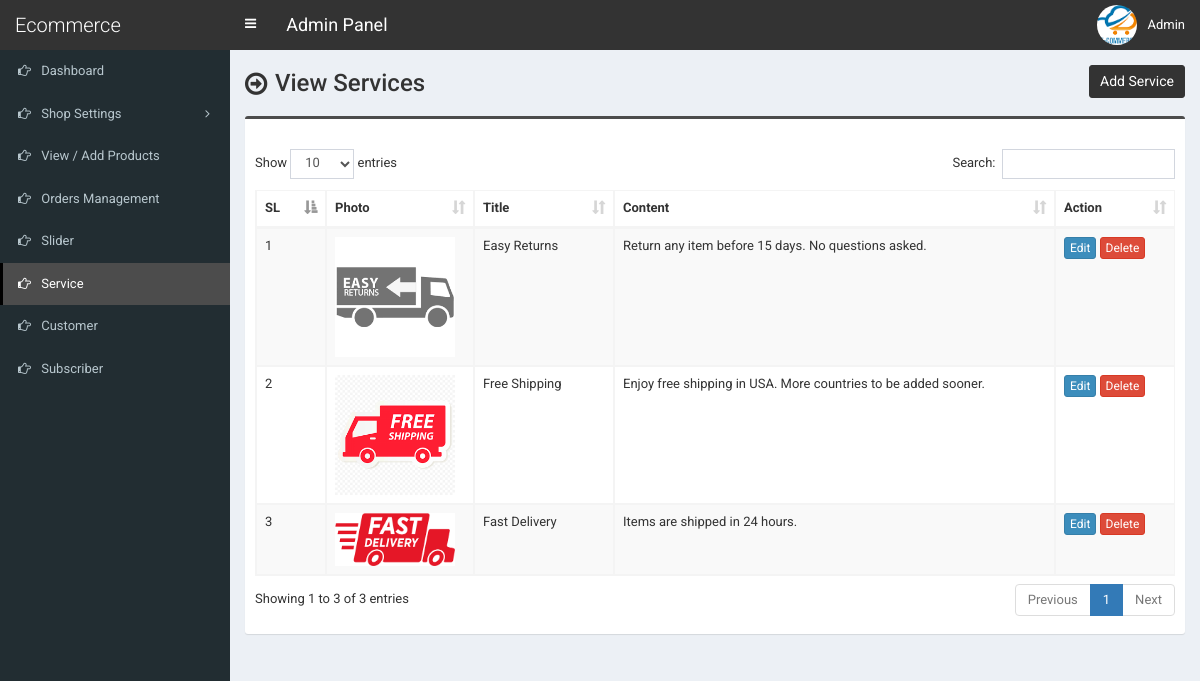
Screenshot of /admin/service.php (signed in) with the database file from the repository.
### tables this page shows
CREATE TABLE `tbl_service` (
  `id` int(11) NOT NULL,
  `title` varchar(255) NOT NULL,
  `content` text NOT NULL,
  `photo` varchar(255) NOT NULL
);

### admin/service.php (the view, shortened to what this page needs)
<?php require_once('header.php'); ?>
<section class="content-header">
	<div class="content-header-left">
		<h1>View Services</h1>
	</div>
	<div class="content-header-right">
		<a href="service-add.php" class="btn btn-primary btn-sm">Add Service</a>
	</div>
</section>
<section class="content">
	<div class="row">
		<div class="col-md-12">
			<div class="box box-info">
				<div class="box-body table-responsive">
					<table id="example1" class="table table-bordered table-striped">
						<thead>
							<tr>
								<th width="30">SL</th>
								<th>Photo</th>
								<th width="100">Title</th>
								<th>Content</th>
								<th width="80">Action</th>
							</tr>
						</thead>
						<tbody>
							<?php
							$i=0;
							$statement = $pdo->prepare("SELECT * FROM tbl_service");
							$statement->execute();
							$result = $statement->fetchAll(PDO::FETCH_ASSOC);
							foreach ($result as $row) {
								$i++;
								?>
								<tr>
									<td><?php echo $i; ?></td>
									<td style="width:130px;"><img src="../assets/uploads/<?php echo $row['photo']; ?>" alt="<?php echo $row['title']; ?>" style="width:120px;"></td>
									<td><?php echo $row['title']; ?></td>
									<td><?php echo $row['content']; ?></td>
									<td>
										<a href="service-edit.php?id=<?php echo $row['id']; ?>" class="btn btn-primary btn-xs">Edit</a>
										<a href="#" class="btn btn-danger btn-xs" data-href="service-delete.php?id=<?php echo $row['id']; ?>" data-toggle="modal" data-target="#confirm-delete">Delete</a>
									</td>
								</tr>
								<?php
							}
							?>
						</tbody>
					</table>
				</div>
			</div>
		</div>
	</div>
</section>
<?php require_once('footer.php'); ?>

### admin/style.css (style rules this page uses)
body { font-size: 13px; font-family: 'Roboto', sans-serif; }
.content-header>h1, .content-header .content-header-left h1 { font-family: 'Roboto', sans-serif; }
.box-info { padding-top: 20px; }
.content-header { overflow: hidden; }
.content-header .content-header-left { float: left; padding-top: 5px; }
.content-header .content-header-right { float: right; }
.content-header .content-header-left h1 { margin-top: 0; margin-bottom: 0; padding-left: 30px; padding-bottom: 5px; font-size: 24px; position: relative; }
.content-header .content-header-left h1:before { position: absolute; top: 0; left: 0; font-family: 'FontAwesome', sans-serif; font-size: 26px; content: '\f18e'; }
.content-header .content-header-right a { position: relative; font-size: 14px; }
.box.box-info { border-top-color: #4c4c4c; }
.content-header .content-header-right a { background-color: #333333; border-color: #333333; }

### rows the page displays
tbl_service: photo (picture), title "Easy Returns", content "Return any item before 15 days. No questions asked."
tbl_service: photo (picture), title "Free Shipping", content "Enjoy free shipping in USA. More countries to be added sooner."
tbl_service: photo (picture), title "Fast Delivery", content "Items are shipped in 24 hours."

### other values shown
$_SESSION['user']['full_name'] "Admin"
